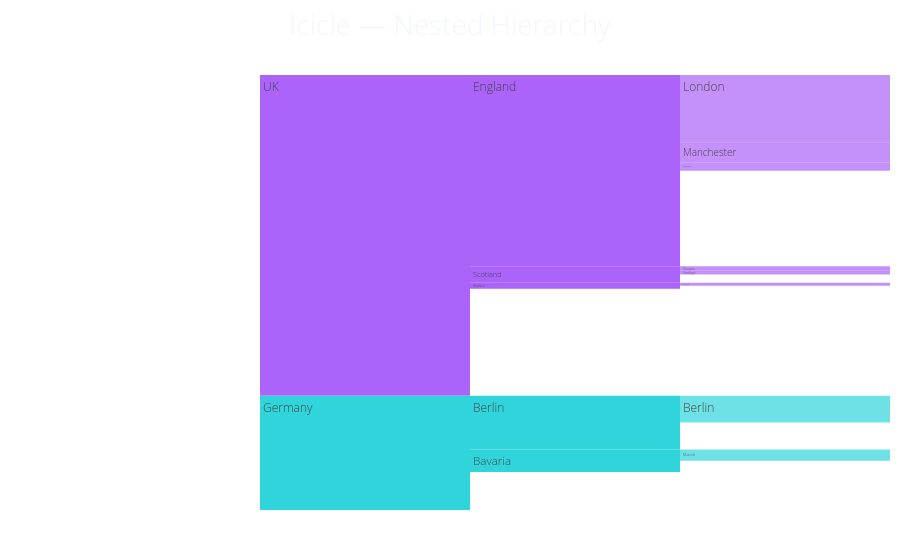

The code cell stored with this chart in its notebook:
### Markdown cell above
## 6. Icicle chart from nested dict

### Code cell
Plot.from_traces(
    Icicle.from_dict(  # pyright: ignore[reportArgumentType]
        icicle_dict={
            "UK": {
                "England": {"London": 9.0, "Manchester": 2.7, "Birmingham": 1.1},
                "Scotland": {"Edinburgh": 0.5, "Glasgow": 0.6},
                "Wales": {"Cardiff": 0.4},
            },
            "Germany": {
                "Bavaria": {"Munich": 1.5},
                "Berlin": {"Berlin": 3.6},
            },
        },
        name="Population (M)",
    ),
    description="icicle",
    layout={"title_text": "Icicle — Nested Hierarchy"},
)

### Figure 1 — Plotly figure (JSON) as saved in the notebook; plotly's stock layout.template omitted (floating-point values rounded to 4 significant figures)
{"data": [{"ids": ["UK", "UK/England", "UK/England/London", "UK/England/Manchester", "UK/England/Birmingham", "UK/Scotland", "UK/Scotland/Edinburgh", "UK/Scotland/Glasgow", "UK/Wales", "UK/Wales/Cardiff", "Germany", "Germany/Bavaria", "Germany/Bavaria/Munich", "Germany/Berlin", "Germany/Berlin/Berlin"], "labels": ["UK", "England", "London", "Manchester", "Birmingham", "Scotland", "Edinburgh", "Glasgow", "Wales", "Cardiff", "Germany", "Bavaria", "Munich", "Berlin", "Berlin"], "name": "Population (M)", "parents": ["", "UK", "UK/England", "UK/England", "UK/England", "UK", "UK/Scotland", "UK/Scotland", "UK", "UK/Wales", "", "Germany", "Germany/Bavaria", "Germany", "Germany/Berlin"], "type": "icicle", "values": [14.3, 12.8, 9, 2.7, 1.1, 1.1, 0.5, 0.6, 0.4, 0.4, 5.1, 1.5, 1.5, 3.6, 3.6]}], "layout": {"title": {"text": "Icicle — Nested Hierarchy"}}}
